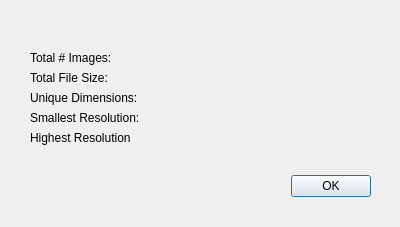
<?xml version="1.0" encoding="UTF-8"?>
<ui version="4.0">
 <class>InfoDialog</class>
 <widget class="QDialog" name="InfoDialog">
  <property name="geometry">
   <rect>
    <x>0</x>
    <y>0</y>
    <width>400</width>
    <height>227</height>
   </rect>
  </property>
  <property name="sizePolicy">
   <sizepolicy hsizetype="Fixed" vsizetype="Fixed">
    <horstretch>0</horstretch>
    <verstretch>0</verstretch>
   </sizepolicy>
  </property>
  <property name="minimumSize">
   <size>
    <width>400</width>
    <height>227</height>
   </size>
  </property>
  <property name="windowTitle">
   <string>Folder Stats</string>
  </property>
  <widget class="QLabel" name="ttlImgLabel">
   <property name="geometry">
    <rect>
     <x>150</x>
     <y>50</y>
     <width>81</width>
     <height>16</height>
    </rect>
   </property>
  </widget>
  <widget class="QLabel" name="ttFileSizeLabel">
   <property name="geometry">
    <rect>
     <x>150</x>
     <y>70</y>
     <width>81</width>
     <height>16</height>
    </rect>
   </property>
  </widget>
  <widget class="QLabel" name="uniqueDimLabel">
   <property name="geometry">
    <rect>
     <x>170</x>
     <y>90</y>
     <width>71</width>
     <height>16</height>
    </rect>
   </property>
  </widget>
  <widget class="QLabel" name="smallResLabel">
   <property name="geometry">
    <rect>
     <x>170</x>
     <y>110</y>
     <width>81</width>
     <height>16</height>
    </rect>
   </property>
  </widget>
  <widget class="QLabel" name="highResLabel">
   <property name="geometry">
    <rect>
     <x>160</x>
     <y>130</y>
     <width>151</width>
     <height>16</height>
    </rect>
   </property>
  </widget>
  <widget class="QWidget" name="widget" native="true">
   <property name="geometry">
    <rect>
     <x>10</x>
     <y>10</y>
     <width>371</width>
     <height>201</height>
    </rect>
   </property>
   <property name="sizePolicy">
    <sizepolicy hsizetype="Expanding" vsizetype="Expanding">
     <horstretch>0</horstretch>
     <verstretch>0</verstretch>
    </sizepolicy>
   </property>
   <property name="autoFillBackground">
    <bool>false</bool>
   </property>
   <widget class="QLabel" name="ttlCountUILabel">
    <property name="geometry">
     <rect>
      <x>20</x>
      <y>40</y>
      <width>111</width>
      <height>16</height>
     </rect>
    </property>
    <property name="text">
     <string>Total # Images:</string>
    </property>
   </widget>
   <widget class="QLabel" name="ttlFileSizeUILabel">
    <property name="geometry">
     <rect>
      <x>20</x>
      <y>60</y>
      <width>101</width>
      <height>16</height>
     </rect>
    </property>
    <property name="text">
     <string>Total File Size:</string>
    </property>
   </widget>
   <widget class="QLabel" name="highResUILabel">
    <property name="geometry">
     <rect>
      <x>20</x>
      <y>120</y>
      <width>131</width>
      <height>16</height>
     </rect>
    </property>
    <property name="text">
     <string>Highest Resolution</string>
    </property>
   </widget>
   <widget class="QLabel" name="smallResUILabel">
    <property name="geometry">
     <rect>
      <x>20</x>
      <y>100</y>
      <width>141</width>
      <height>16</height>
     </rect>
    </property>
    <property name="text">
     <string>Smallest Resolution:</string>
    </property>
   </widget>
   <widget class="QLabel" name="ttlUniqueUILabel">
    <property name="geometry">
     <rect>
      <x>20</x>
      <y>80</y>
      <width>141</width>
      <height>16</height>
     </rect>
    </property>
    <property name="text">
     <string>Unique Dimensions:</string>
    </property>
   </widget>
   <widget class="QDialogButtonBox" name="buttonBox">
    <property name="geometry">
     <rect>
      <x>20</x>
      <y>160</y>
      <width>341</width>
      <height>32</height>
     </rect>
    </property>
    <property name="maximumSize">
     <size>
      <width>341</width>
      <height>32</height>
     </size>
    </property>
    <property name="orientation">
     <enum>Qt::Horizontal</enum>
    </property>
    <property name="standardButtons">
     <set>QDialogButtonBox::Ok</set>
    </property>
   </widget>
  </widget>
 </widget>
 <resources/>
 <connections>
  <connection>
   <sender>buttonBox</sender>
   <signal>accepted()</signal>
   <receiver>InfoDialog</receiver>
   <slot>accept()</slot>
   <hints>
    <hint type="sourcelabel">
     <x>248</x>
     <y>254</y>
    </hint>
    <hint type="destinationlabel">
     <x>157</x>
     <y>274</y>
    </hint>
   </hints>
  </connection>
  <connection>
   <sender>buttonBox</sender>
   <signal>rejected()</signal>
   <receiver>InfoDialog</receiver>
   <slot>reject()</slot>
   <hints>
    <hint type="sourcelabel">
     <x>316</x>
     <y>260</y>
    </hint>
    <hint type="destinationlabel">
     <x>286</x>
     <y>274</y>
    </hint>
   </hints>
  </connection>
 </connections>
</ui>
